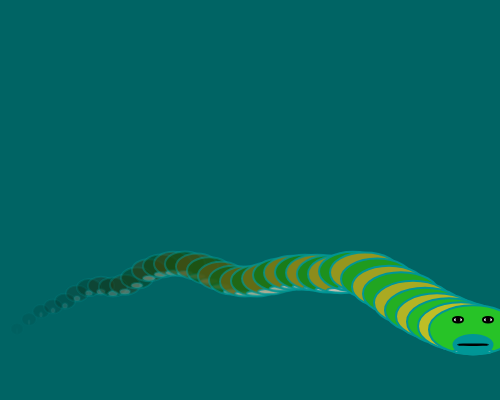
Frame 1 (no input)
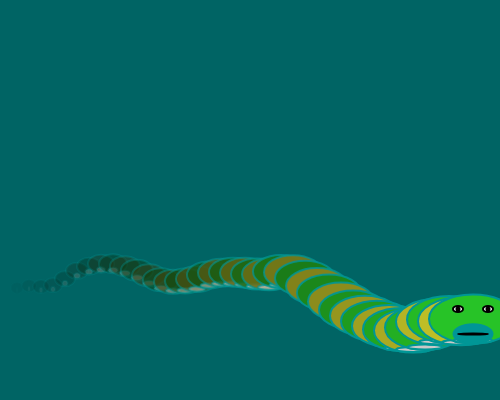
Frame 60 (no input)
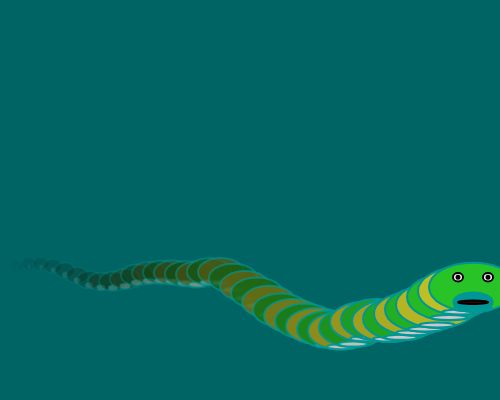
Frame 120 (the mouse pressed at the canvas centre since frame 60)

The p5.js sketch that drew these frames (run headless with seeded random() and noise() and a simulated clock; from frame 60 on, the mouse is pressed at the canvas centre):

// p5.js sketch
// ── sketch.js
var osc = [], count = 40, offset, pallet
function setup() {
	createCanvas(500, 400)
	for(var i = 0; i< count; i++){
		osc[i] = new Oscilator(i)
	}
	offset = 5,
	pallet = 255/count
	strokeWeight(2)
	//fill(100,200)
}

function draw() {
	background(0,100,100)
	//noFill()
	//noStroke()
	translate(0, height/2)
	for(var i = 0; i< count; i++){
		osc[i].update()
		osc[i].display(i)
	}
}


function Oscilator(i){
	this.Xloc = (width-20)/count*i;
	this.Yloc = 0;
	this.angle = i/20;
	this.angularVel = .005
}

Oscilator.prototype = {	
	display: function(i){
		fill(i%2?i:5*i,5*i,i,10*i)
		stroke(0,150,150,8*i)
		var n = noise(this.angle)
		var r = random(n)
		this.Yloc = height/2*n + random(r)
		//if(i>0){
		//	line(this.Xloc+offset, this.Yloc, osc[i-1].Xloc+offset, osc[i-1].Yloc)
		//}
			ellipse(this.Xloc+offset, this.Yloc, 10+2*i,10+i)
			fill(200,8*i)
			ellipse(this.Xloc+offset, this.Yloc+i/2+2, i,5)
			if(i==count-1){
				fill(0,150,150,8*i)
				ellipse(this.Xloc+offset, this.Yloc+15, i, i/2)
				fill(250)
				stroke(0)
				ellipse(this.Xloc-10, this.Yloc-10, 10, 15-n*15)
				ellipse(this.Xloc+20, this.Yloc-10, 10, 15-n*15)
				fill(55,0,0)
				ellipse(this.Xloc-10, this.Yloc-10, 3)
				ellipse(this.Xloc+20, this.Yloc-10, 3)
				ellipse(this.Xloc+5, this.Yloc+15, 30, 10-n*15)
			}
	},
	update: function(){
		this.angle += this.angularVel
	}
}
